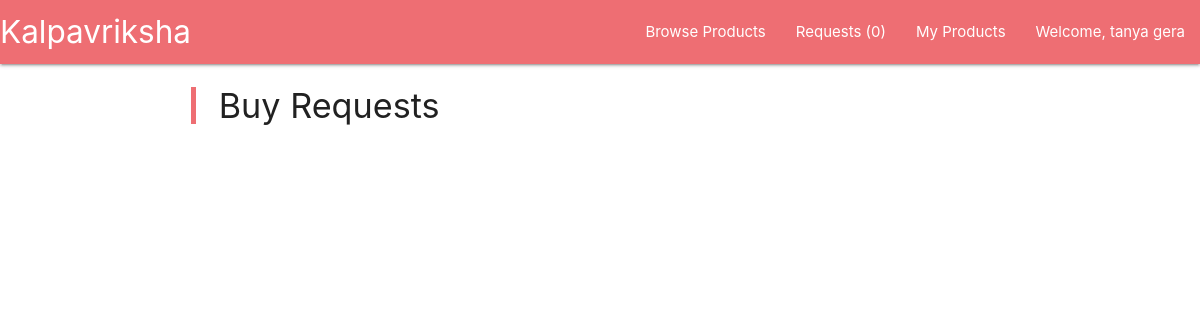
Before: /requests (signed in) with the older database file.
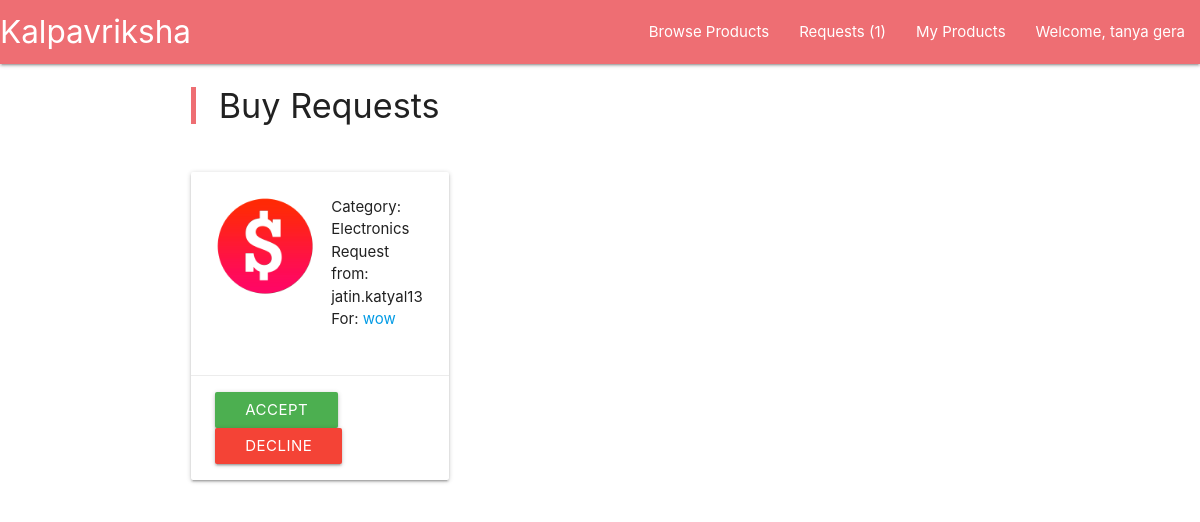
After: the same page with the newer database file.
### main/models.py (models this page shows)
class TradeRequest(models.Model):
	product = models.ForeignKey(Product, on_delete = models.CASCADE, related_name="trade_request_product")
	receiver = models.ForeignKey(User, on_delete = models.CASCADE)

class Product(models.Model):
	title = models.CharField(max_length=200)
	description = models.TextField()
	image = models.ImageField(upload_to = 'main/static/pic_folder/', blank = False, null = True)
	category = models.IntegerField(choices = tuple([ x for x in enumerate(category_choice)]))
	date = models.DateField(default = timezone.now())
	owner = models.ForeignKey(User, on_delete = models.CASCADE)
	def getImagePath(self):
		return "/".join(self.image.name.split('/')[2:])

### main/views.py (the view)
@login_required
def requests(request):
	req = TradeRequest.objects.filter(product__owner = request.user)
	context = {
		'requests' : req
	}
	return render(request, 'requests.html', context)

### main/context_processors.py (called while the page is built)
def add_request_count(request):
	if request.user.is_authenticated:
		count = TradeRequest.objects.filter(product__in = request.user.product_set.all()).count()
	else:
		count = 0
	return {'count' : count}

### main/template/requests.html
{% extends 'base.html' %}
{% load static %}
{% block content %}
	{% include 'navbar.html' %}
	<div class="container">
		<div class="row">
			<div class="col s12 m6">
				<blockquote> <h4> Buy Requests </h4> </blockquote>
			</div>
		</div>
		<div class="row">
			{% for request in requests %}
				<div class="col s12 m6 l4">
					<div class="card">
						<div class="card-content">
							<div class="row">
								{% if request.product.image %}
									<div class="col s12 m6">
										<img src="{% static request.product.getImagePath %}" width="100" height="100" />
									</div>
								{% endif %}
								<div class="col s12 m6">
									Category: {{ request.product.get_category_display }} <br>
									Request from: {{ request.receiver }} <br>
									For: <a href="">{{ request.product.title }}</a> <br>
								</div>
							</div>
						</div>
						<div class="card-action">
							<a href="{% url 'accept_trade' id=request.id %}" class="btn waves-effect waves-light green white-text"> Accept </a>
							<a href="{% url 'decline_trade' id=request.id %}" class="btn waves-effect waves-light red white-text"> Decline </a>
					</div>
				</div>
			{% endfor %}
		</div>
	</div>
{% endblock %}

### main/template/base.html (shortened to what this page needs)
{% load static %}
<html>
	<head>
		<link type="text/css" rel="stylesheet" href="{% static 'css/materialize.min.css' %}"  media="screen,projection"/>
	</head>
	<body>
		{% block content %} {% endblock %}
	</body>
</html>

### main/template/navbar.html (shortened to what this page needs)
<nav>
	<div class="nav-wrapper">
		<a href="{% url 'index' %}" class="brand-logo left" style="margin-right:20px">Kalpavriksha</a>
		<ul id="nav-mobile" class="right">
			<li> <a href="{% url 'browse_products' %}"> Browse Products </a> </li>
			{% if user.is_authenticated %}
			<li> <a href="{% url 'requests' %}"> Requests ({{ count }}) </a> </li>
				<li> <a href="{% url 'my_products' %}"> My Products </a> </li>
				<li>
					<a class="dropdown-trigger" href="#!" data-target="user-content">Welcome, {{ user.first_name }} {{ user.last_name }}</a>
				</li>
			{% else %}
			<li>
				<a class="modal-trigger" href="#login-modal">Login</a>
			</li>
			{% endif %}
		</ul>
	</div>
</nav>

Changed rows visible on the page:
added TradeRequest: product.image (picture), product.category "Electronics", receiver "jatin.katyal13", product "wow"
Other visible differences:
{{ count }}: "0" → "1"
